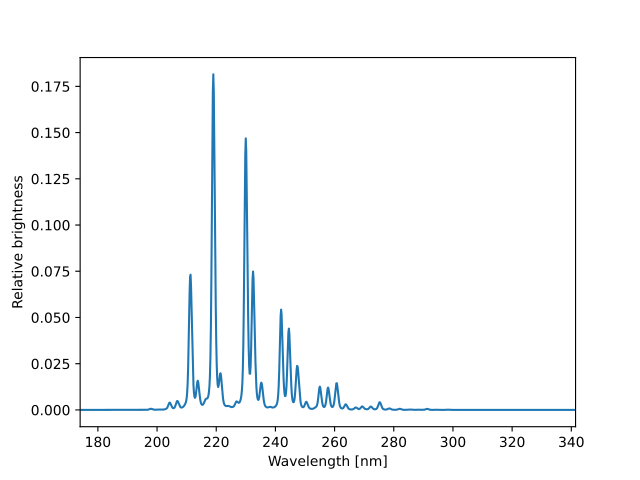

The Python source for this figure:
import matplotlib.pyplot as plt
import pyuvs as pu

fig, ax = plt.subplots()

template = pu.anc.load_template_co_plus_1st_negative()
wavelengths = pu.anc.load_muv_wavelength_centers()
ax.plot(wavelengths, template)
ax.set_xlim(wavelengths[0], wavelengths[-1])
ax.set_xlabel('Wavelength [nm]')
ax.set_ylabel('Relative brightness')
plt.show()
